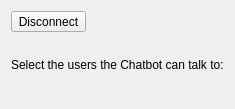
           <widget class="QWidget" name="chatConnectedPage">
            <layout class="QGridLayout" name="gridLayout_4">
             <item row="0" column="0">
              <layout class="QGridLayout" name="gridLayout_3">
               <item row="0" column="1" colspan="2">
                <spacer name="horizontalSpacer">
                 <property name="orientation">
                  <enum>Qt::Horizontal</enum>
                 </property>
                 <property name="sizeHint" stdset="0">
                  <size>
                   <width>40</width>
                   <height>20</height>
                  </size>
                 </property>
                </spacer>
               </item>
               <item row="2" column="0" colspan="3">
                <widget class="QLabel" name="selectUsersLabel">
                 <property name="text">
                  <string>Select the users the Chatbot can talk to:</string>
                 </property>
                </widget>
               </item>
               <item row="3" column="2">
                <spacer name="horizontalSpacer_2">
                 <property name="orientation">
                  <enum>Qt::Horizontal</enum>
                 </property>
                 <property name="sizeHint" stdset="0">
                  <size>
                   <width>40</width>
                   <height>20</height>
                  </size>
                 </property>
                </spacer>
               </item>
               <item row="1" column="0" colspan="3">
                <spacer name="verticalSpacer_3">
                 <property name="orientation">
                  <enum>Qt::Vertical</enum>
                 </property>
                 <property name="sizeType">
                  <enum>QSizePolicy::Fixed</enum>
                 </property>
                 <property name="sizeHint" stdset="0">
                  <size>
                   <width>20</width>
                   <height>20</height>
                  </size>
                 </property>
                </spacer>
               </item>
               <item row="3" column="0">
                <widget class="Lvk::FE::RosterWidget" name="rosterWidget" native="true">
                 <property name="sizePolicy">
                  <sizepolicy hsizetype="Expanding" vsizetype="Expanding">
                   <horstretch>0</horstretch>
                   <verstretch>0</verstretch>
                  </sizepolicy>
                 </property>
                 <property name="minimumSize">
                  <size>
                   <width>0</width>
                   <height>0</height>
                  </size>
                 </property>
                </widget>
               </item>
               <item row="0" column="0">
                <widget class="QToolButton" name="disconnectButton">
                 <property name="text">
                  <string>Disconnect</string>
                 </property>
                 <property name="iconSize">
                  <size>
                   <width>24</width>
                   <height>23</height>
                  </size>
                 </property>
                 <property name="toolButtonStyle">
                  <enum>Qt::ToolButtonTextBesideIcon</enum>
                 </property>
                 <property name="autoRaise">
                  <bool>false</bool>
                 </property>
                </widget>
               </item>
              </layout>
             </item>
            </layout>
           </widget>
